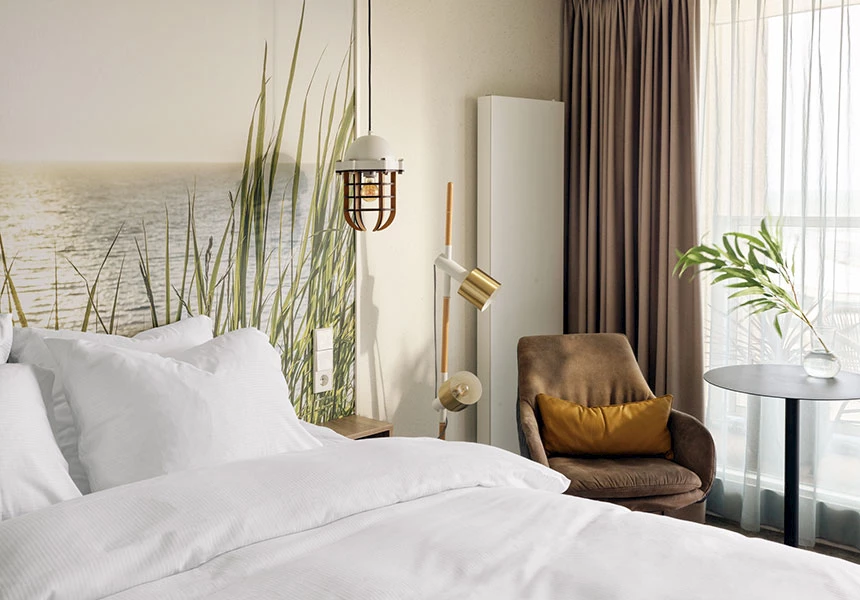
#> input picture input/room-01/photos/cbh-860x600-beach-comfort-kamer-2.webp, 860 x 600 px
$ python make_textures.py
#> lines starting #> are read from the running program, lines starting #| are printed output that depends on the picture
"""Generate draft textures for the room from the source photos + simple procedural patterns.

Run with system Python (needs Pillow + numpy):
    python tools/make_textures.py
Writes PNGs to assets/textures/.
"""
from pathlib import Path

import numpy as np
from PIL import Image, ImageFilter

ROOT = Path(__file__).resolve().parents[1]
PHOTOS = ROOT / "input" / "room-01" / "photos"
OUT = ROOT / "assets" / "textures"
OUT.mkdir(parents=True, exist_ok=True)
rng = np.random.default_rng(7)


def hex_rgb(h):
    h = h.lstrip("#")
    return np.array([int(h[i:i + 2], 16) for i in (0, 2, 4)], dtype=np.float32)


def noise(size, scale, octaves=4):
    """Cheap value noise: sum of upscaled random grids."""
    acc = np.zeros((size, size), np.float32)
    amp, total = 1.0, 0.0
    for o in range(octaves):
        cells = max(2, int(size / scale * 2 ** o))
        grid = rng.random((cells, cells)).astype(np.float32)
        img = Image.fromarray((grid * 255).astype(np.uint8)).resize((size, size), Image.BICUBIC)
        acc += amp * (np.asarray(img, np.float32) / 255.0)
        total += amp
        amp *= 0.5
    return acc / total


def save(arr, name):
    Image.fromarray(np.clip(arr, 0, 255).astype(np.uint8)).save(OUT / name)
    print("wrote", OUT / name)


def mural():
    # Frontal-ish crop of the dune/sea wallpaper from photo 2 (above the pillows).
    src = Image.open(PHOTOS / "cbh-860x600-beach-comfort-kamer-2.webp").convert("RGB")
#> src is the input picture: PIL image 860x600 RGB; mean R, G, B 183.8, 176.4, 165.5
    crop = src.crop((0, 0, 330, 300)).resize((1024, 980), Image.LANCZOS)
    # Pad top with the pale sky so the mural reaches the ceiling.
    out = Image.new("RGB", (1024, 1024), tuple(int(c) for c in np.asarray(crop)[4:12].mean((0, 1))))
    out.paste(crop, (0, 44))
    out.filter(ImageFilter.SMOOTH).save(OUT / "mural.png")
    print("wrote", OUT / "mural.png")


def floor_tiles():
    # 1024px = 1.2 m -> 2x2 tiles of 60 cm, warm light stone.
    s = 1024
    base = hex_rgb("#D6CAB6")
    n = noise(s, 64)[..., None]
#> after the loop in noise, `for o in range(octaves):`:
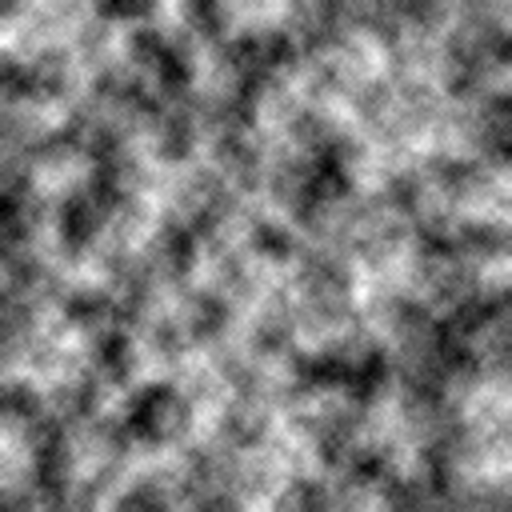
#> acc: shape (1024, 1024) float32 (shown at 1/2 size); min 0.118, max 1.78, mean 0.935; drawn with min black and max white
#> after the loop in noise, `for o in range(octaves):`: amp = 0.0625; total = 1.88
    fine = noise(s, 8, 2)[..., None]
#> call 2 of noise, with size = 1024, scale = 8, octaves = 2
#> after the loop in noise (call 2), `for o in range(octaves):`:
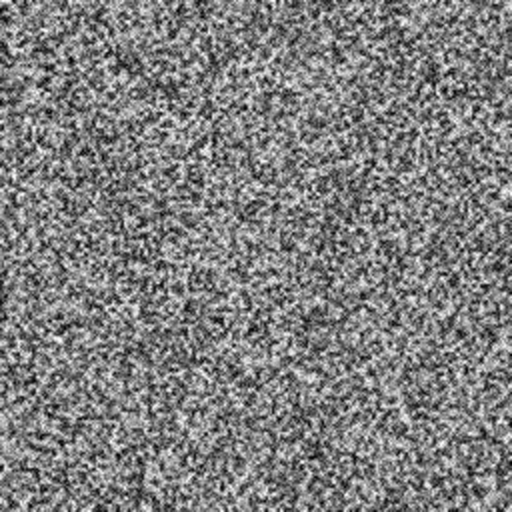
#> acc: shape (1024, 1024) float32 (shown at 1/2 size); min 0, max 1.5, mean 0.75; drawn with min black and max white
#> after the loop in noise (call 2), `for o in range(octaves):`: amp = 0.25; total = 1.5
    img = base * (0.9 + 0.12 * n + 0.05 * fine)
    # per-tile tint
    for ty in range(2):
        for tx in range(2):
            img[ty * 512:(ty + 1) * 512, tx * 512:(tx + 1) * 512] *= 0.96 + 0.08 * rng.random()
    grout = hex_rgb("#B9AC98")
#> grout = [185, 172, 152]
    for k in (0, 511, 512, 1023):
        img[k, :] = grout
        img[:, k] = grout
    save(img, "floor_tiles.png")


def oak():
    # 1024px = 1 m, grain along V.
    s = 1024
    base = hex_rgb("#B79C7E")
#> base = [183, 156, 126]
    x = np.linspace(0, 1, s, dtype=np.float32)[None, :]
    warp = noise(s, 256, 3)
#> call 3 of noise, with size = 1024, scale = 256, octaves = 3
#> after the loop in noise (call 3), `for o in range(octaves):`:
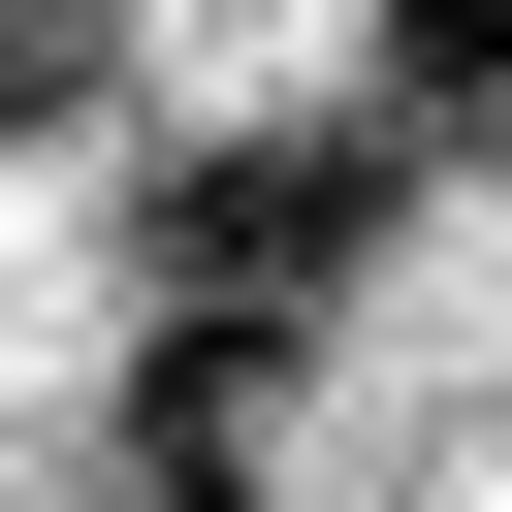
#> acc: shape (1024, 1024) float32 (shown at 1/2 size); min 0.337, max 1.61, mean 0.99; drawn with min black and max white
#> after the loop in noise (call 3), `for o in range(octaves):`: amp = 0.125; total = 1.75
    grain = np.sin((x * 90 + warp * 12) * np.pi) * 0.5 + 0.5
    streak = noise(s, 32, 2)
#> call 4 of noise, with size = 1024, scale = 32, octaves = 2
#> after the loop in noise (call 4), `for o in range(octaves):`:
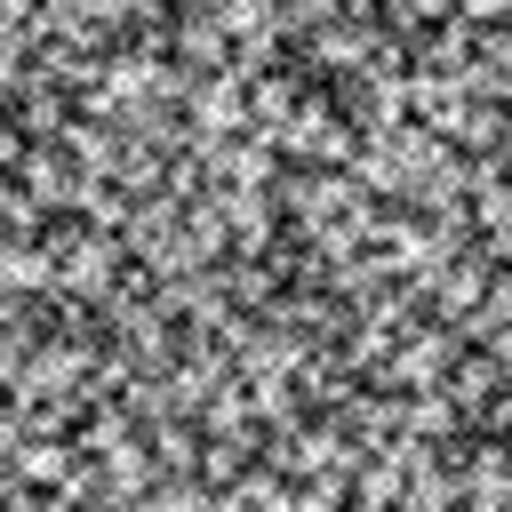
#> acc: shape (1024, 1024) float32 (shown at 1/2 size); min 0.0157, max 1.5, mean 0.756; drawn with min black and max white
#> after the loop in noise (call 4), `for o in range(octaves):`: amp = 0.25; total = 1.5
    img = base[None, None, :] * (0.86 + 0.1 * grain[..., None] + 0.08 * streak[..., None])
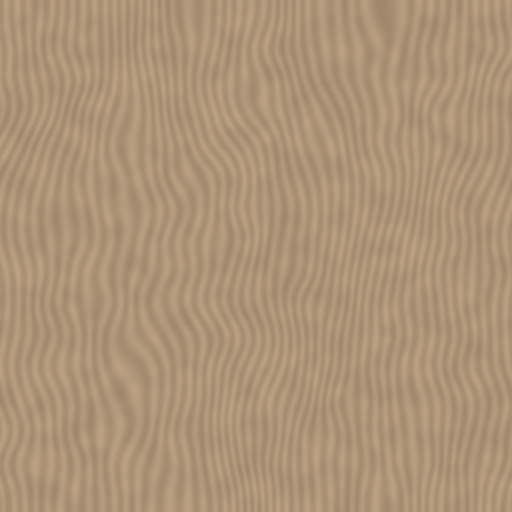
#> img: shape (1024, 1024, 3) float32 (shown at 1/2 size); mean of channels 0, 1, 2 173.7, 148.4, 119.7; drawn as R, G, B
    # stretch noise along grain direction
    im = Image.fromarray(np.clip(img, 0, 255).astype(np.uint8)).filter(ImageFilter.BoxBlur(1))
    im = im.resize((s, s // 4)).resize((s, s), Image.BICUBIC)
    im.save(OUT / "oak.png")
    print("wrote", OUT / "oak.png")


def rug():
    # Faded vintage rug, 1024 x 1472 (1.6 x 2.3 m).
    w, h = 1024, 1472
    field = hex_rgb("#C9CED3")
#> field = [201, 206, 211]
    blue = hex_rgb("#6D86A3")
#> blue = [109, 134, 163]
    dark = hex_rgb("#3E5570")
#> dark = [62, 85, 112]
    yy, xx = np.mgrid[0:h, 0:w].astype(np.float32)
    u, v = (xx / w - 0.5) * 2, (yy / h - 0.5) * 2
    img = np.broadcast_to(field, (h, w, 3)).copy()
#> img: shape (1472, 1024, 3) float32
    # borders
    d = np.minimum(np.minimum(xx, w - xx), np.minimum(yy, h - yy))
    img[(d > 40) & (d < 110)] = blue
    img[(d > 55) & (d < 95) & ((xx + yy) % 40 < 20)] = dark
    img[(d > 120) & (d < 130)] = dark
    # central medallion + diamond lattice
    r = np.sqrt((u * 1.1) ** 2 + (v * 0.8) ** 2)
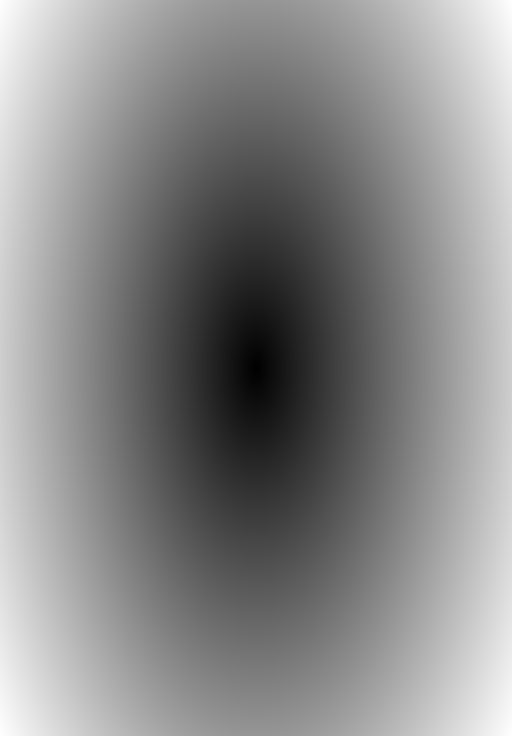
#> r: shape (1472, 1024) float32 (shown at 1/2 size); min 0, max 1.36, mean 0.732; drawn with min black and max white
    img[(r < 0.35) & (r > 0.3)] = dark
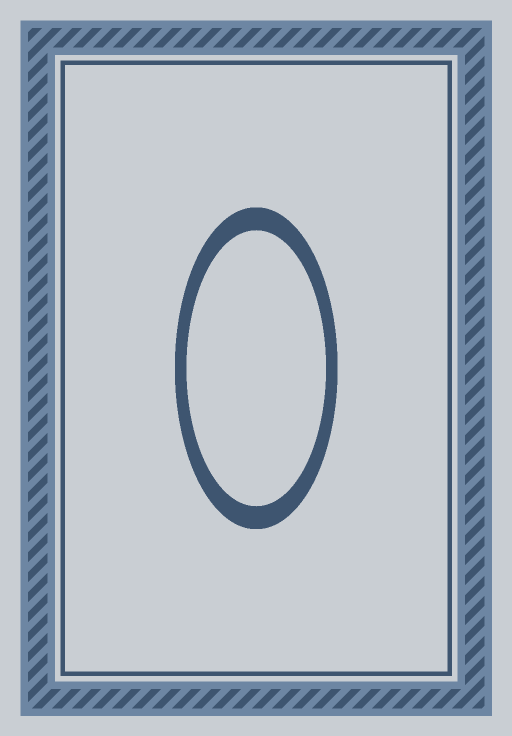
#> img: shape (1472, 1024, 3) float32 (shown at 1/2 size); mean of channels 0, 1, 2 175.1, 182.7, 192.1; drawn as R, G, B
    img[r < 0.18] = blue
    lattice = (np.abs(np.sin(u * 9) + np.sin(v * 13)) < 0.25) & (d > 140)
    img[lattice] = img[lattice] * 0.5 + blue * 0.5
    # heavy fade / wear
    wear = noise(1024, 48)[..., None]
    wear = np.asarray(Image.fromarray((wear[..., 0] * 255).astype(np.uint8)).resize((w, h)), np.float32)[..., None] / 255
    img = img * (0.75 + 0.2 * wear) + field * (0.25 - 0.2 * wear) + 18
    save(img, "rug.png")


def sea_view():
    # Backdrop seen through the window: sky, horizon, North Sea, beach.
    w, h = 2048, 1024
    yy = np.linspace(0, 1, h, dtype=np.float32)[:, None, None]
#> yy = 1024 values from 0 to 1
    sky = hex_rgb("#F4F6F7") * (1 - yy) + hex_rgb("#D9E3EA") * yy
#> sky = 1024 rows, first 8: [244, 246, 247], [244, 246, 247], [243.9, 246, 247], [243.9, 245.9, 247], [243.9, 245.9, 246.9], [243.9, 245.9, 246.9], [243.8, 245.9, 246.9], [243.8, 245.9, 246.9]
    img = np.broadcast_to(sky, (h, w, 3)).copy()
    horizon, shore = int(h * 0.52), int(h * 0.74)
    sea_t = np.linspace(0, 1, shore - horizon, dtype=np.float32)[:, None, None]
#> sea_t = 225 values from 0 to 1
    sea = hex_rgb("#8FA6B3") * (1 - sea_t) + hex_rgb("#B7C4C6") * sea_t
#> sea = 225 rows, first 8: [143, 166, 179], [143.2, 166.1, 179.1], [143.4, 166.3, 179.2], [143.5, 166.4, 179.3], [143.7, 166.5, 179.3], [143.9, 166.7, 179.4], [144.1, 166.8, 179.5], [144.2, 166.9, 179.6]
    ripples = noise(1024, 12, 2)
    ripples = np.asarray(Image.fromarray((ripples * 255).astype(np.uint8)).resize((w, shore - horizon)), np.float32)[..., None] / 255
    img[horizon:shore] = sea * (0.94 + 0.1 * ripples)
    sand_t = np.linspace(0, 1, h - shore, dtype=np.float32)[:, None, None]
#> sand_t = 267 values from 0 to 1
    img[shore:] = hex_rgb("#E3D6BD") * (1 - sand_t) + hex_rgb("#D8C7A6") * sand_t
    save(img, "sea_view.png")


if __name__ == "__main__":
    mural()
    floor_tiles()
    oak()
    rug()
    sea_view()

$ run again, with input/room-01/photos/cbh-860x600-beach-comfort-kamer-3.webp copied over input/room-01/photos/cbh-860x600-beach-comfort-kamer-2.webp
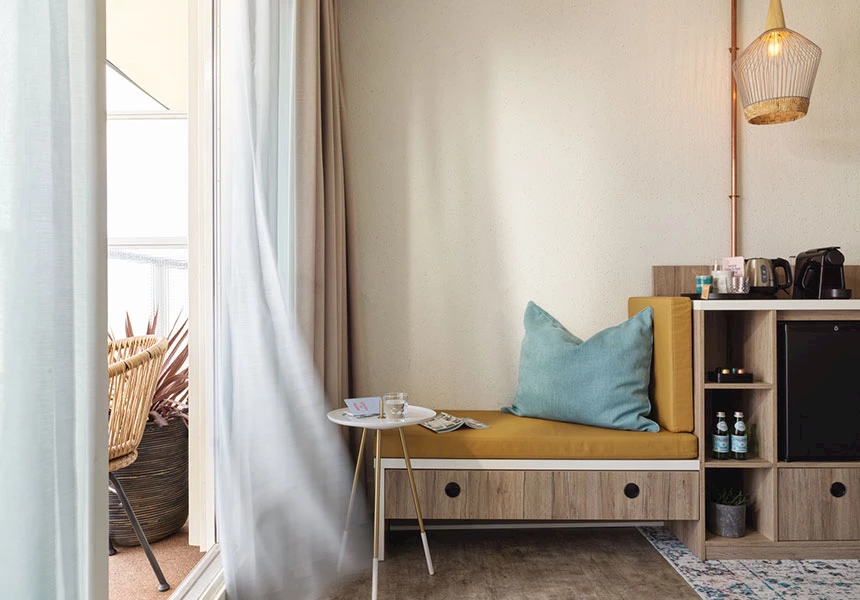
#> input picture input/room-01/photos/cbh-860x600-beach-comfort-kamer-3.webp, 860 x 600 px
#> in mural, src is the input picture: PIL image 860x600 RGB; mean R, G, B 173.9, 165.2, 154.3
#> in mural, `crop = src.crop((0, 0, 330, 300)).resize((1024, 980), Image.LANCZOS)`:
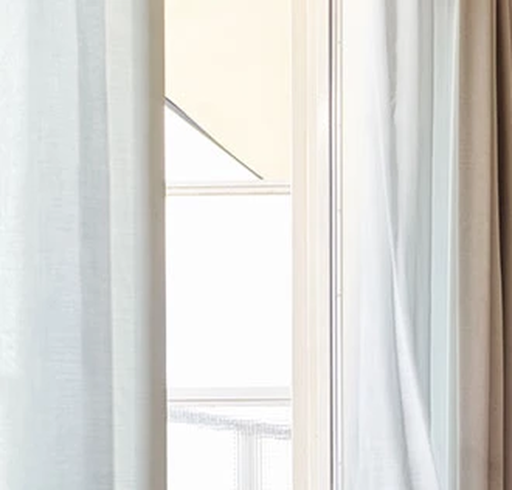
#> crop: PIL image 1024x980 RGB (shown at 1/2 size); mean R, G, B 217.7, 217, 213.4
#> in mural, `out.paste(crop, (0, 44))`:
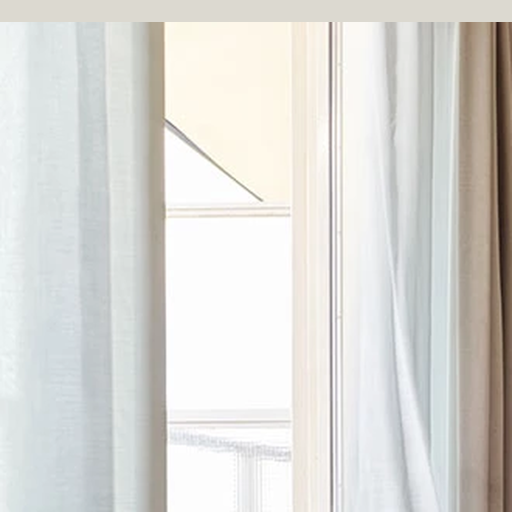
#> out: PIL image 1024x1024 RGB (shown at 1/2 size); mean R, G, B 217.8, 217, 213.2
#> after the loop in noise, `for o in range(octaves):`: amp = 0.0625; total = 1.88
#> grout = [185, 172, 152]
#> base = [183, 156, 126]
#> field = [201, 206, 211]
#> blue = [109, 134, 163]
#> dark = [62, 85, 112]
#> sky = 1024 rows, first 8: [244, 246, 247], [244, 246, 247], [243.9, 246, 247], [243.9, 245.9, 247], [243.9, 245.9, 246.9], [243.9, 245.9, 246.9], [243.8, 245.9, 246.9], [243.8, 245.9, 246.9]
#> sea = 225 rows, first 8: [143, 166, 179], [143.2, 166.1, 179.1], [143.4, 166.3, 179.2], [143.5, 166.4, 179.3], [143.7, 166.5, 179.3], [143.9, 166.7, 179.4], [144.1, 166.8, 179.5], [144.2, 166.9, 179.6]

$ run again, with input/room-01/photos/cbh-860x600-beach-comfort-kamer-4.webp copied over input/room-01/photos/cbh-860x600-beach-comfort-kamer-2.webp
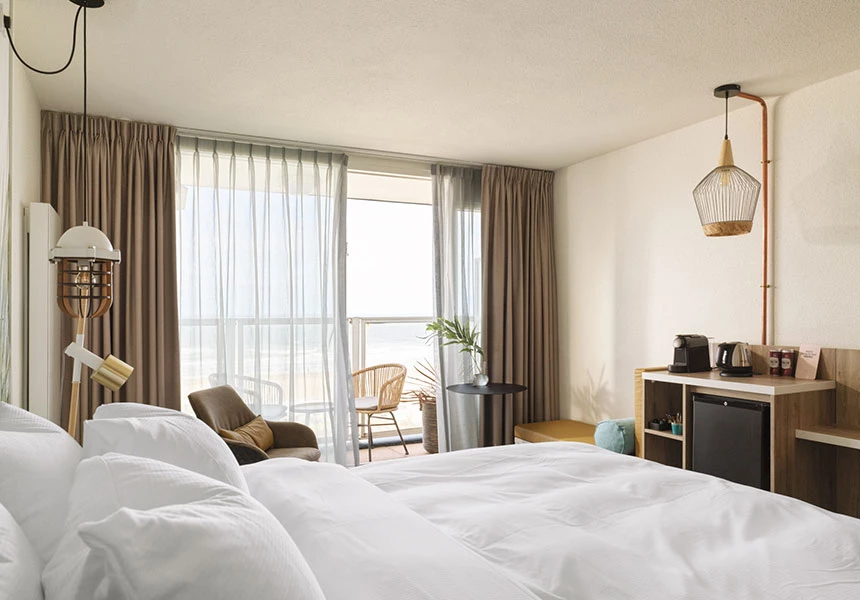
#> input picture input/room-01/photos/cbh-860x600-beach-comfort-kamer-4.webp, 860 x 600 px
#> in mural, src is the input picture: PIL image 860x600 RGB; mean R, G, B 187.1, 177.9, 167
#> in mural, `crop = src.crop((0, 0, 330, 300)).resize((1024, 980), Image.LANCZOS)`:
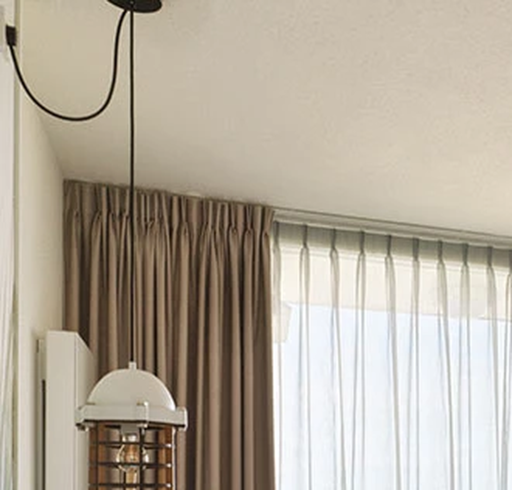
#> crop: PIL image 1024x980 RGB (shown at 1/2 size); mean R, G, B 180.5, 171, 156.4
#> in mural, `out.paste(crop, (0, 44))`:
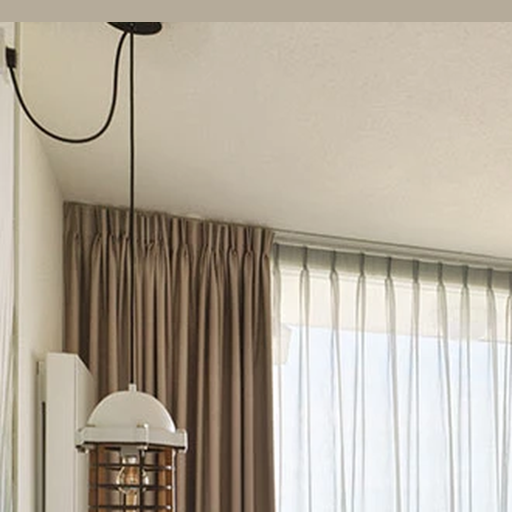
#> out: PIL image 1024x1024 RGB (shown at 1/2 size); mean R, G, B 180.5, 171, 156.3
#> after the loop in noise, `for o in range(octaves):`: amp = 0.0625; total = 1.88
#> grout = [185, 172, 152]
#> base = [183, 156, 126]
#> field = [201, 206, 211]
#> blue = [109, 134, 163]
#> dark = [62, 85, 112]
#> sky = 1024 rows, first 8: [244, 246, 247], [244, 246, 247], [243.9, 246, 247], [243.9, 245.9, 247], [243.9, 245.9, 246.9], [243.9, 245.9, 246.9], [243.8, 245.9, 246.9], [243.8, 245.9, 246.9]
#> sea = 225 rows, first 8: [143, 166, 179], [143.2, 166.1, 179.1], [143.4, 166.3, 179.2], [143.5, 166.4, 179.3], [143.7, 166.5, 179.3], [143.9, 166.7, 179.4], [144.1, 166.8, 179.5], [144.2, 166.9, 179.6]

$ run again, with input/room-01/photos/cbh-860x600-beach-comfort-kamer.webp copied over input/room-01/photos/cbh-860x600-beach-comfort-kamer-2.webp
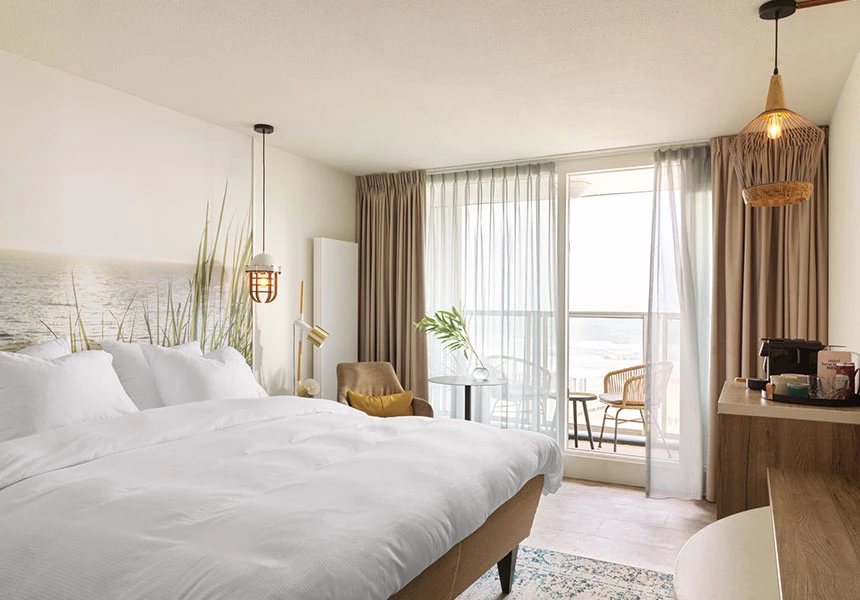
#> input picture input/room-01/photos/cbh-860x600-beach-comfort-kamer.webp, 860 x 600 px
#> in mural, src is the input picture: PIL image 860x600 RGB; mean R, G, B 193.7, 183.1, 171.4
#> in mural, `out.paste(crop, (0, 44))`:
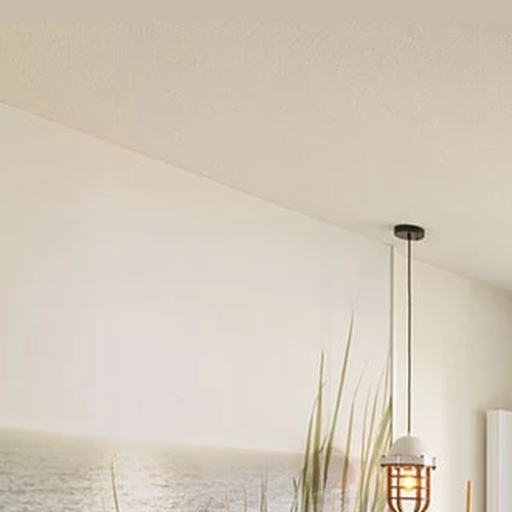
#> out: PIL image 1024x1024 RGB (shown at 1/2 size); mean R, G, B 212.2, 201.7, 187.2
#> after the loop in noise, `for o in range(octaves):`: amp = 0.0625; total = 1.88
#> grout = [185, 172, 152]
#> base = [183, 156, 126]
#> field = [201, 206, 211]
#> blue = [109, 134, 163]
#> dark = [62, 85, 112]
#> sky = 1024 rows, first 8: [244, 246, 247], [244, 246, 247], [243.9, 246, 247], [243.9, 245.9, 247], [243.9, 245.9, 246.9], [243.9, 245.9, 246.9], [243.8, 245.9, 246.9], [243.8, 245.9, 246.9]
#> sea = 225 rows, first 8: [143, 166, 179], [143.2, 166.1, 179.1], [143.4, 166.3, 179.2], [143.5, 166.4, 179.3], [143.7, 166.5, 179.3], [143.9, 166.7, 179.4], [144.1, 166.8, 179.5], [144.2, 166.9, 179.6]
